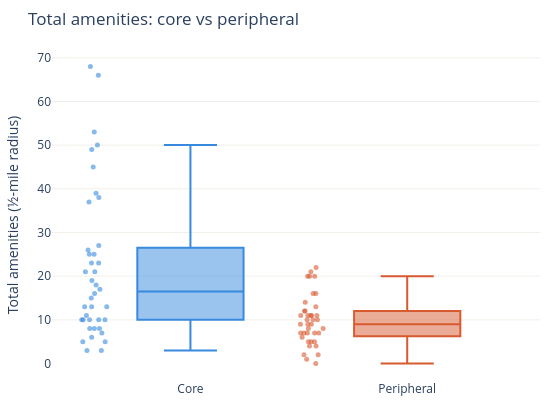

Source (notebook cell):
### Markdown cell above
## 4 · Supporting charts

Supplementary static charts for the report.

### Code cell
# ── 4a: Amenity distribution by station type ─────────────────────────────────
fig_dist = go.Figure()

for stype, color, name in [
    ("core", COLORS["core"], "Core"),
    ("peripheral", COLORS["peripheral"], "Peripheral"),
]:
    sub = df[df["station_type"] == stype]["total_amenities"].dropna()
    fig_dist.add_trace(go.Box(
        y=sub, name=name,
        marker_color=color,
        boxpoints="all", jitter=0.3, pointpos=-1.8,
        marker=dict(size=5, opacity=0.6),
    ))

fig_dist.update_layout(
    title="Total amenities: core vs peripheral",
    yaxis_title="Total amenities (½-mile radius)",
    height=420, width=560,
    paper_bgcolor="white", plot_bgcolor="white",
    yaxis=dict(gridcolor="#F1EFE8"),
    showlegend=False,
    margin=dict(l=50, r=20, t=50, b=40),
)
fig_dist.show()

### Figure 1 — Plotly figure (JSON) as saved in the notebook; plotly's stock layout.template omitted (floating-point values rounded to 4 significant figures)
{"data": [{"boxpoints": "all", "jitter": 0.3, "marker": {"color": "#378ADD", "opacity": 0.6, "size": 5}, "name": "Core", "pointpos": -1.8, "type": "box", "y": [53, 45, 39, 50, 25, 10, 5, 68, 3, 13, 6, 26, 17, 8, 18, 37, 15, 21, 13, 10, 38, 10, 23, 49, 8, 3, 7, 66, 8, 10, 11, 10, 5, 16, 23, 13, 27, 21, 25, 19]}, {"boxpoints": "all", "jitter": 0.3, "marker": {"color": "#D85A30", "opacity": 0.6, "size": 5}, "name": "Peripheral", "pointpos": -1.8, "type": "box", "y": [5, 11, 10, 8, 11, 8, 21, 1, 2, 7, 7, 2, 6, 0, 7, 22, 4, 11, 5, 7, 11, 11, 10, 12, 16, 14, 9, 9, 16, 20, 20, 13, 9, 4, 20, 7, 12, 5, 10]}], "layout": {"height": 420, "margin": {"b": 40, "l": 50, "r": 20, "t": 50}, "paper_bgcolor": "white", "plot_bgcolor": "white", "showlegend": false, "title": {"text": "Total amenities: core vs peripheral"}, "width": 560, "yaxis": {"gridcolor": "#F1EFE8", "title": {"text": "Total amenities (½-mile radius)"}}}}
